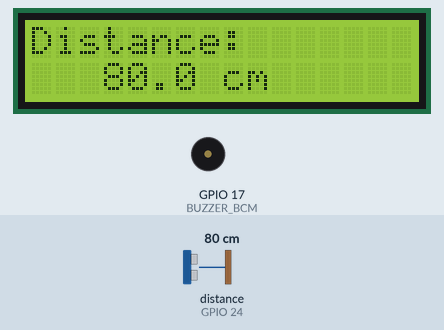
This program was run on a simulated Raspberry Pi (BCM pin numbers). Parts: 16×2 character LCD, buzzer (waves = sounding, pin HIGH). The test bench sets the inputs (shaded band); at power-on: distance to the obstacle (sensor on GPIO 24) 80 cm. The echo pulse lasts 58.3 µs per cm; the clock reads 2024-03-15 10:24:30 at power-on unless the program sets it; pins used as bus, display or sensor lines are not drawn; what the program prints to the terminal is not drawn.

Above: at 5.0 s.
5.1 s: distance to the obstacle (sensor on GPIO 24) set to 56 cm
At 5.8 s:
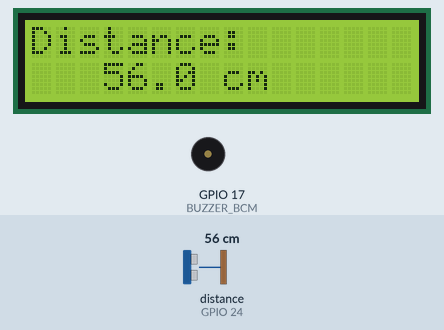
8.7 s: distance to the obstacle (sensor on GPIO 24) set to 46 cm
At 9.2 s:
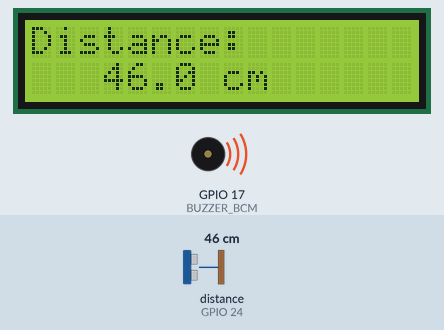
11.9 s: distance to the obstacle (sensor on GPIO 24) set to 23 cm
At 12.63 s:
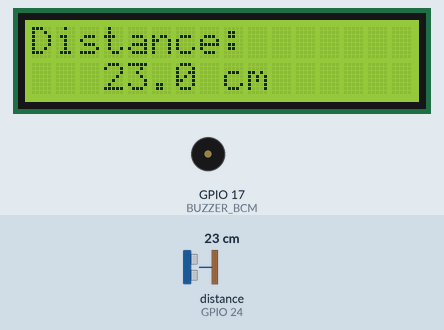
13.4 s: distance to the obstacle (sensor on GPIO 24) set to 19 cm
At 14.6 s:
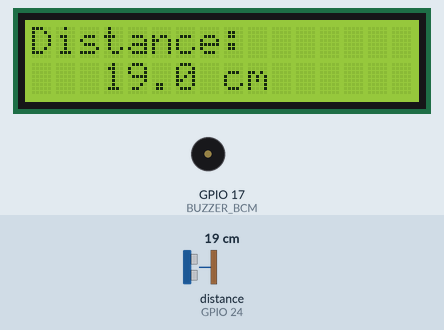
15.2 s: distance to the obstacle (sensor on GPIO 24) set to 250 cm
At 16.1 s:
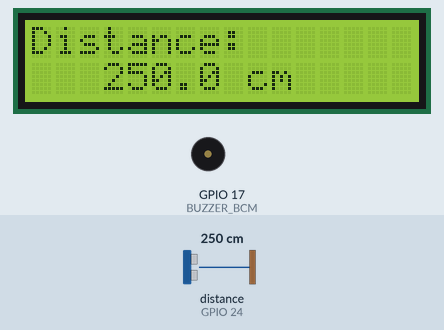
Timing chart, 0 to 18.2 s (numbered marks = the images above; inputs shaded):
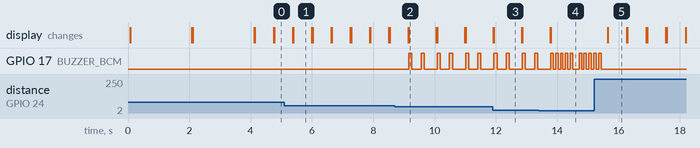

Measured:
- the behaviour switches between 51 and 50 cm on distance to the obstacle (sensor on GPIO 24) (found by bisection; images 1 and 2)
- after the input at 5.1 s, the display: first differs from a run without the input after 0.29 s (image 1)
- after the input at 8.7 s, GPIO 17 (BUZZER_BCM): LOW → HIGH after 0.46 s, then repeats every 0.93 s: LOW 0.30 s, HIGH 0.10 s, LOW 0.43 s, HIGH 0.10 s; the display: first differs from a run without the input after 0.46 s (image 2)
- after the input at 11.9 s, the display: first differs from a run without the input at once (image 3)
- after the input at 13.4 s, the display: first differs from a run without the input after 0.39 s (image 4)
- after the input at 15.2 s, GPIO 17 (BUZZER_BCM): goes on until 15.4 s, then stays LOW; the display: changes after 0.45 s (image 5)
- what the display in image 1 shows lasts 0.6 s, from 5.4 s to 6.0 s

The program:

3.1.3_ReversingAlarm.py
```python
#!/usr/bin/env python3
"""
@file ultrasonic_distance_sensor.py
@brief Smart Distance Measurement System (Python Version)
@description Uses ultrasonic sensor to measure distance and displays results on LCD
             with audio alerts based on proximity
@author LAFVIN (Python version)
"""

import RPi.GPIO as GPIO
import time
import signal
import sys
import smbus
from threading import Event

# ========== PIN DEFINITIONS ==========
TRIGGER_PIN = 4     # Ultrasonic sensor trigger pin
ECHO_PIN = 5        # Ultrasonic sensor echo pin
BUZZER_PIN = 0      # Active buzzer pin (BCM numbering)

# Convert wiringPi pins to BCM pins
TRIGGER_BCM = 23    # wiringPi 4 = BCM 23
ECHO_BCM = 24       # wiringPi 5 = BCM 24
BUZZER_BCM = 17     # wiringPi 0 = BCM 17

# ========== LCD CONFIGURATION ==========
LCD_I2C_ADDRESS = 0x27
LCD_BACKLIGHT_ON = 1
LCD_BACKLIGHT_OFF = 0

# ========== DISTANCE THRESHOLDS ==========
SAFE_DISTANCE = 50.0        # Distance > 50cm (safe zone)
WARNING_DISTANCE = 20.0     # Distance 20-50cm (warning zone)
DANGER_DISTANCE = 20.0      # Distance < 20cm (danger zone)
MAX_VALID_DISTANCE = 400.0  # Maximum sensor range

# ========== GLOBAL VARIABLES ==========
bus = None
backlight_status = LCD_BACKLIGHT_ON
program_running = Event()
program_running.set()

class UltrasonicDistanceSensor:
    """Smart Distance Measurement System Class"""

    def __init__(self):
        """Initialize the distance sensor system"""
        self.setup_gpio()
        self.setup_lcd()
        self.setup_exit_handler()

    def setup_exit_handler(self):
        """Setup signal handler for Ctrl+C"""
        signal.signal(signal.SIGINT, self.handle_exit)
        print("🛡️  Press Ctrl+C to safely exit")

    def handle_exit(self, signum, frame):
        """Handle Ctrl+C signal - turn off buzzer and exit"""
        print("\n🛑 Ctrl+C pressed! Shutting down...")

        # Turn off buzzer immediately
        GPIO.output(BUZZER_BCM, GPIO.LOW)
        print("🔇 Buzzer turned off")

        # Clear LCD and show goodbye message
        self.lcd_clear_screen()
        self.lcd_display_text(3, 0, "Goodbye!")
        self.lcd_display_text(1, 1, "See you later")
        time.sleep(2)  # Show message for 2 seconds

        # Clear screen completely
        self.lcd_clear_screen()

        # Set program flag to stop main loop
        program_running.clear()

        print("👋 Thank you for using Distance Sensor! Goodbye!")

        # Cleanup GPIO
        GPIO.cleanup()
        sys.exit(0)

    def setup_gpio(self):
        """Initialize GPIO pins"""
        print("🔧 Setting up GPIO pins...")

        # Set GPIO mode
        GPIO.setmode(GPIO.BCM)
        GPIO.setwarnings(False)

        # Setup ultrasonic sensor pins
        GPIO.setup(ECHO_BCM, GPIO.IN)
        GPIO.setup(TRIGGER_BCM, GPIO.OUT)
        GPIO.output(TRIGGER_BCM, GPIO.LOW)

        # Setup buzzer pin
        GPIO.setup(BUZZER_BCM, GPIO.OUT)
        GPIO.output(BUZZER_BCM, GPIO.LOW)

        print("✅ GPIO setup complete!")

    def setup_lcd(self):
        """Initialize LCD display"""
        global bus
        print("🔧 Initializing LCD display...")

        try:
            bus = smbus.SMBus(1)  # I2C bus 1

            # LCD initialization sequence for 4-bit mode
            self.lcd_send_command(0x33)
            time.sleep(0.005)
            self.lcd_send_command(0x32)
            time.sleep(0.005)
            self.lcd_send_command(0x28)  # 4-bit mode, 2 lines, 5x7 font
            time.sleep(0.005)
            self.lcd_send_command(0x0C)  # Display ON, cursor OFF, blink OFF
            time.sleep(0.005)
            self.lcd_send_command(0x01)  # Clear display
            time.sleep(0.005)

            bus.write_byte(LCD_I2C_ADDRESS, 0x08)  # Turn on backlight

            print("✅ LCD initialization complete!")

        except Exception as e:
            print(f"❌ ERROR: Failed to initialize LCD: {e}")
            sys.exit(1)

    def lcd_write_byte(self, data_byte):
        """Send raw data to LCD via I2C"""
        temp_data = data_byte

        if backlight_status == LCD_BACKLIGHT_ON:
            temp_data |= 0x08  # Set backlight bit
        else:
            temp_data &= 0xF7  # Clear backlight bit

        bus.write_byte(LCD_I2C_ADDRESS, temp_data)

    def lcd_send_command(self, command):
        """Send command to LCD (4-bit mode)"""
        # Send upper 4 bits first
        buffer = command & 0xF0
        buffer |= 0x04  # Set Enable bit (RS=0, RW=0, EN=1)
        self.lcd_write_byte(buffer)
        time.sleep(0.0001)

        buffer &= 0xFB  # Clear Enable bit (EN=0)
        self.lcd_write_byte(buffer)

        # Send lower 4 bits
        buffer = (command & 0x0F) << 4
        buffer |= 0x04  # Set Enable bit
        self.lcd_write_byte(buffer)
        time.sleep(0.0001)

        buffer &= 0xFB  # Clear Enable bit
        self.lcd_write_byte(buffer)

    def lcd_send_character(self, character):
        """Send data (character) to LCD"""
        # Send upper 4 bits first
        buffer = ord(character) & 0xF0
        buffer |= 0x05  # Set RS and Enable bits (RS=1, RW=0, EN=1)
        self.lcd_write_byte(buffer)
        time.sleep(0.0001)

        buffer &= 0xFB  # Clear Enable bit
        self.lcd_write_byte(buffer)

        # Send lower 4 bits
        buffer = (ord(character) & 0x0F) << 4
        buffer |= 0x05  # Set RS and Enable bits
        self.lcd_write_byte(buffer)
        time.sleep(0.0001)

        buffer &= 0xFB  # Clear Enable bit
        self.lcd_write_byte(buffer)

    def lcd_clear_screen(self):
        """Clear LCD screen"""
        self.lcd_send_command(0x01)
        time.sleep(0.002)

    def lcd_display_text(self, column, row, text):
        """Display text at specific position on LCD"""
        # Validate and limit input parameters
        column = max(0, min(15, column))
        row = max(0, min(1, row))

        # Calculate cursor position (LCD memory address)
        cursor_address = 0x80 + (0x40 * row) + column
        self.lcd_send_command(cursor_address)

        # Send each character of the text
        for char in text:
            self.lcd_send_character(char)

    def measure_distance(self):
        """Measure distance using ultrasonic sensor"""
        # Send trigger pulse
        GPIO.output(TRIGGER_BCM, GPIO.LOW)
        time.sleep(0.000002)  # 2µs

        GPIO.output(TRIGGER_BCM, GPIO.HIGH)
        time.sleep(0.00001)   # 10µs
        GPIO.output(TRIGGER_BCM, GPIO.LOW)

        # Wait for echo to go HIGH (start of return signal)
        timeout_start = time.time()
        while GPIO.input(ECHO_BCM) == 0 and program_running.is_set():
            if time.time() - timeout_start > 0.1:  # 100ms timeout
                return MAX_VALID_DISTANCE + 1

        if not program_running.is_set():
            return 0

        start_time = time.time()

        # Wait for echo to go LOW (end of return signal)
        timeout_start = time.time()
        while GPIO.input(ECHO_BCM) == 1 and program_running.is_set():
            if time.time() - timeout_start > 0.1:  # 100ms timeout
                return MAX_VALID_DISTANCE + 1

        if not program_running.is_set():
            return 0

        end_time = time.time()

        # Calculate distance
        # Formula: Distance = (Time × Speed_of_Sound) / 2
        # Speed of sound = 34300 cm/s
        duration = end_time - start_time
        distance_cm = (duration * 34300) / 2

        return distance_cm

    def play_proximity_alert(self, distance):
        """Play buzzer pattern based on distance"""
        GPIO.output(BUZZER_BCM, GPIO.LOW)

        if not program_running.is_set():
            return

        if distance >= SAFE_DISTANCE:
            # Safe zone: No sound, longer delay
            for i in range(50):
                if not program_running.is_set():
                    break
                time.sleep(0.01)

        elif distance > WARNING_DISTANCE and distance < SAFE_DISTANCE:
            # Warning zone: Slow beeping
            print("⚠️  WARNING: Object approaching!")
            for beep in range(2):
                if not program_running.is_set():
                    break
                GPIO.output(BUZZER_BCM, GPIO.HIGH)
                time.sleep(0.1)  # 100ms
                GPIO.output(BUZZER_BCM, GPIO.LOW)
                time.sleep(0.3)  # 300ms

        elif distance <= WARNING_DISTANCE:
            # Danger zone: Fast beeping
            print("🚨 DANGER: Object very close!")
            for beep in range(5):
                if not program_running.is_set():
                    break
                GPIO.output(BUZZER_BCM, GPIO.HIGH)
                time.sleep(0.08)  # 80ms
                GPIO.output(BUZZER_BCM, GPIO.LOW)
                time.sleep(0.08)  # 80ms

    def show_startup_message(self):
        """Display welcome message"""
        self.lcd_clear_screen()
        self.lcd_display_text(0, 0, "Distance Sensor")
        self.lcd_display_text(2, 1, "Starting Up...")
        time.sleep(2)

        self.lcd_clear_screen()
        self.lcd_display_text(1, 0, "LAFVIN Project")
        self.lcd_display_text(0, 1, "Ready to measure")
        time.sleep(2)

    def display_distance_info(self, distance):
        """Display distance measurement results"""
        self.lcd_clear_screen()

        if distance > MAX_VALID_DISTANCE:
            # Out of range error
            self.lcd_display_text(3, 0, "ERROR!")
            self.lcd_display_text(1, 1, "Out of Range")
            print(f"❌ Measurement error: Distance too far ({distance:.2f} cm)")
        else:
            # Valid measurement - display distance
            self.lcd_display_text(0, 0, "Distance:")
            distance_string = f"{distance:.1f} cm"
            self.lcd_display_text(3, 1, distance_string)

            # Print status to console
            if distance >= SAFE_DISTANCE:
                print(f"✅ Safe distance: {distance:.2f} cm")
            elif distance > WARNING_DISTANCE:
                print(f"⚠️  Warning distance: {distance:.2f} cm")
            else:
                print(f"🚨 Danger distance: {distance:.2f} cm")

    def run(self):
        """Main program loop"""
        print("========================================")
        print("🎯 Smart Distance Measurement System")
        print("========================================")

        # Show startup message
        self.show_startup_message()
        print("🚀 System ready! Starting distance monitoring...")
        print("📏 Safe: >50cm | ⚠️ Warning: 20-50cm | 🚨 Danger: <20cm")
        print("💡 Press Ctrl+C to safely exit\n")

        # Main measurement loop
        while program_running.is_set():
            try:
                # Take distance measurement
                measured_distance = self.measure_distance()

                # Check if we should continue
                if not program_running.is_set():
                    break

                # Display results on LCD and console
                self.display_distance_info(measured_distance)

                # Check again before playing sound
                if not program_running.is_set():
                    break

                # Play appropriate sound alert
                self.play_proximity_alert(measured_distance)

                # Small delay before next measurement
                time.sleep(0.1)

            except Exception as e:
                print(f"❌ Error in main loop: {e}")
                time.sleep(1)

def main():
    """Main function - Program entry point"""
    try:
        sensor = UltrasonicDistanceSensor()
        sensor.run()
    except KeyboardInterrupt:
        print("\n🛑 Program interrupted")
    except Exception as e:
        print(f"❌ Fatal error: {e}")
    finally:
        GPIO.cleanup()
        print("🧹 GPIO cleanup complete")

if __name__ == "__main__":
    main()
```
